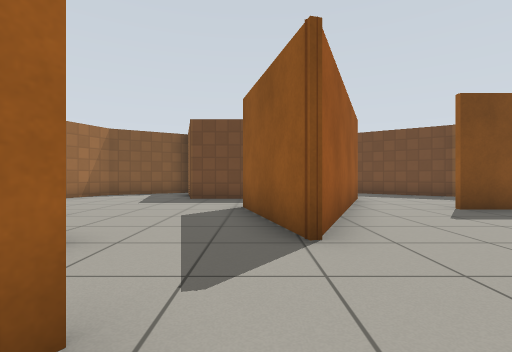
[1] (above)

17 first-person views from a walk through a Gazebo world. The camera is 0.72 m above the floor, looks level and sees 85° across. The floor is counted in squares, 1 m on a side. Each view is taken from the middle of a square. On the plan, view 1 faces up. The plan holds only what a view shows up to about 10 squares ahead; the rest is blank. Gazebo's built-in surfaces are drawn with simple patterns.

[2]
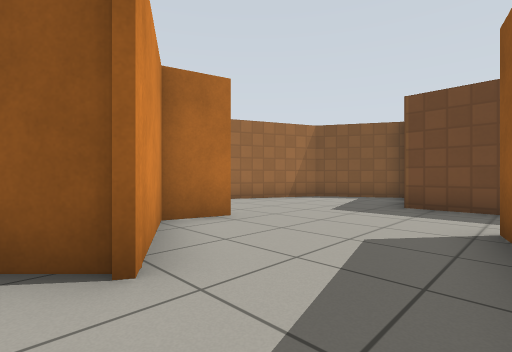

[3]
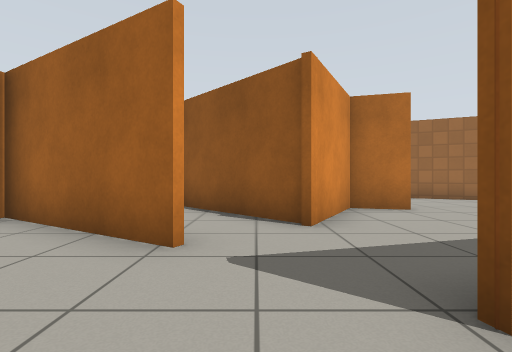

[4]
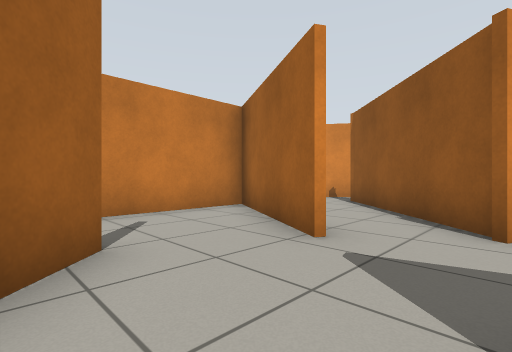

[5]
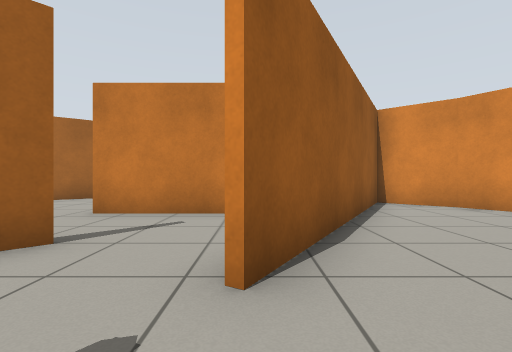

[6]
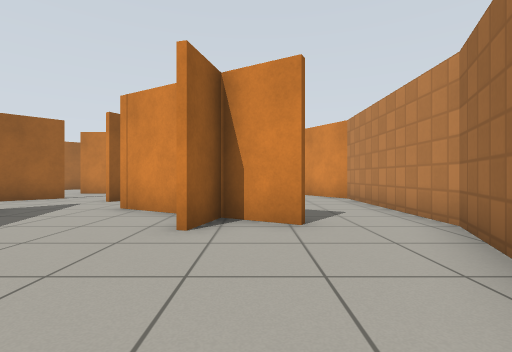

[7]
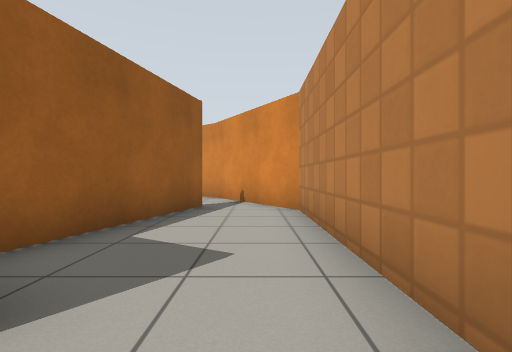

[8]
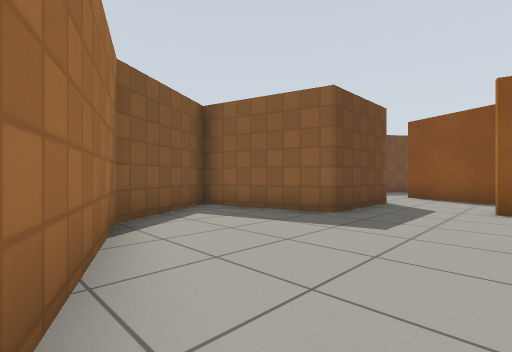

[9]
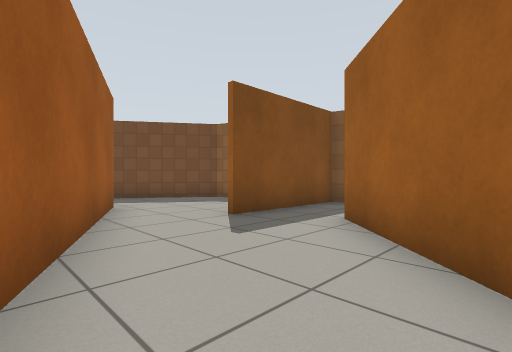

[10]
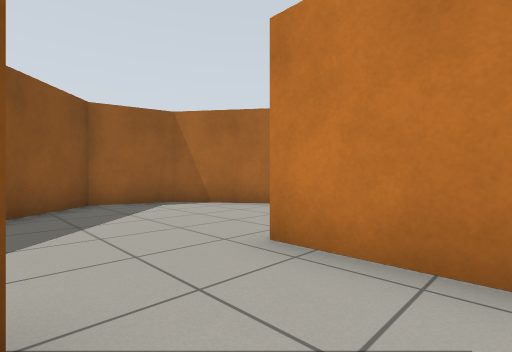

[11]
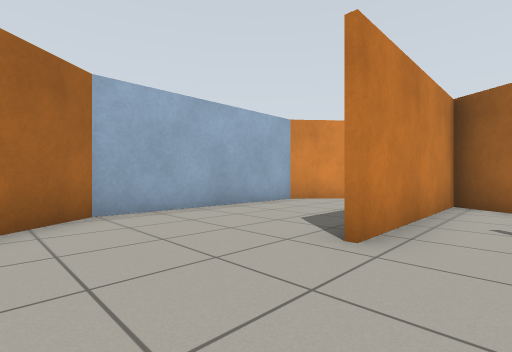

[12]
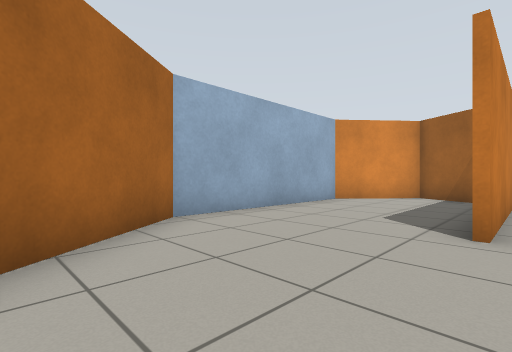

[13]
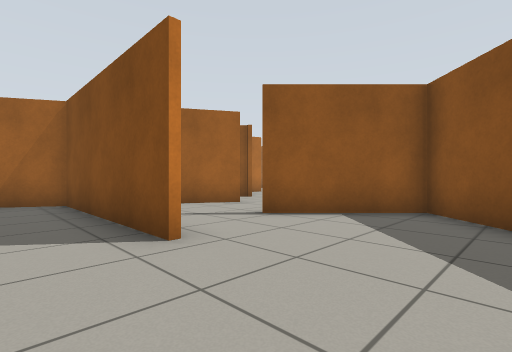

[14]
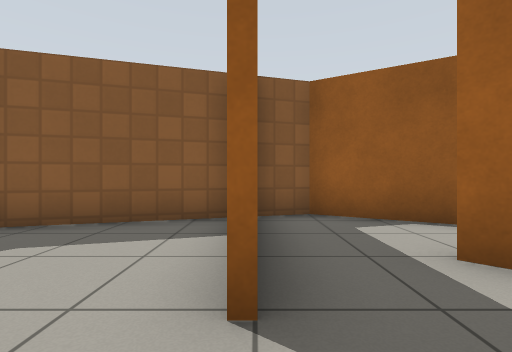

[15]
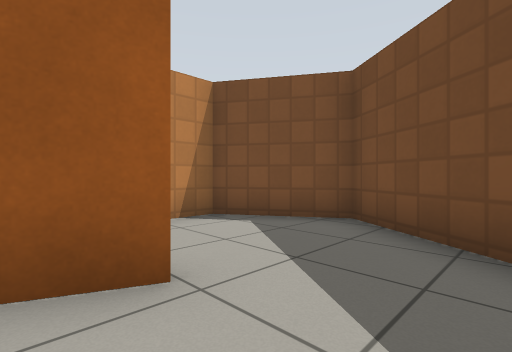

[16]
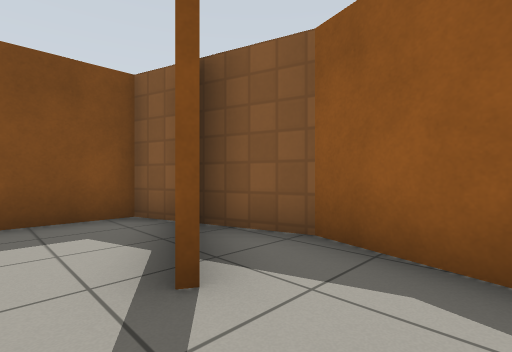

[17]
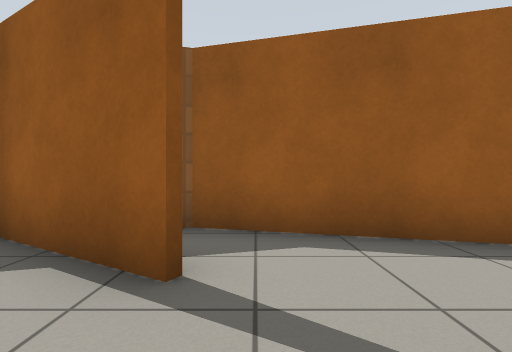

### Floor plan
Ten units are one square. View 1 is at (0, 0); x grows to the right and y downward. Boxes are objects, and circles mark ways between rooms. Rooms are numbered by the first view taken in them; rooms with no view inside come last. Other rooms are left out.
<svg viewBox="-84 -130 178 200">
<path fill="none" stroke="#000" d="M-39 -54 -43 -41 -21 -28M-58 -50 -44 -42 -41 -54M-8 -12 -14 -1M22 -66 6 -30 -3 -66M8 -88 -21 -88 -29 -120 -55 -105 -79 -50 -79 -1 -73 9M11 0 55 -43M-57 7 -46 -35M56 -60 44 -60M21 25 -29 25M-23 14 -42 47M48 -9 35 -22 12 1M-56 34 -20 65 36 65 71 39 76 19 60 3M33 -90 22 -66M21 -67 31 -90M78 -65 68 -98 28 -125 7 -112 7 -102M69 -25 76 -38M79 8 89 -29 84 -46M-73 9 -56 35M-38 -11 -55 6M-42 45 -18 2M-21 -28 -38 -11M-18 2 -9 -13M-14 -1 -23 14M-29 23 21 23M76 -38 83 -50 80 -60 56 -60"/>
<circle cx="0" cy="-75" r="3" fill="#2a7"/>
<circle cx="35" cy="-60" r="3" fill="#2a7"/>
<circle cx="-60" cy="10" r="3" fill="#2a7"/>
<circle cx="-5" cy="-25" r="3" fill="#2a7"/>
<circle cx="5" cy="-5" r="3" fill="#2a7"/>
<circle cx="50" cy="-50" r="3" fill="#2a7"/>
<circle cx="20" cy="10" r="3" fill="#2a7"/>
<circle cx="60" cy="-35" r="3" fill="#2a7"/>
<circle cx="-30" cy="0" r="3" fill="#2a7"/>
<text x="-20" y="-50">1</text>
<text x="20" y="40">2</text>
<text x="40" y="-90">3</text>
<text x="70" y="-20">4</text>
<text x="-50" y="10">5</text>
<text x="-20" y="-20">6</text>
<text x="0" y="10">7</text>
<text x="60" y="-50">8</text>
</svg>
Room 1 opens to room 3. Room 1 opens to room 5. Room 1 opens to room 6. Room 1 opens to room 7. Room 1 opens to room 8. Room 2 opens to room 7. Room 4 opens to room 8. Room 5 opens to room 6.

Where each view was taken, in squares from view 1:
view 1: 0 up, 0 right, facing up
view 2: 2 up, 0 right, facing up-left
view 3: 2 up, 2 right, facing left
view 4: 3 up, 2 right, facing down-left
view 5: 3 up, 1 left, facing down
view 6: 9 up, 5 left, facing down
view 7: 6 up, 7 left, facing down
view 8: 6 up, 7 left, facing up-right
view 9: 2 up, 1 right, facing up-right
view 10: 0 up, 0 right, facing down-right
view 11: 1 down, 5 right, facing down-left
view 12: 2 down, 6 right, facing down-left
view 13: 4 down, 5 right, facing up-left
view 14: 6 up, 3 right, facing right
view 15: 8 up, 5 right, facing up-left
view 16: 1 up, 6 right, facing up-right
view 17: 2 up, 5 right, facing right
